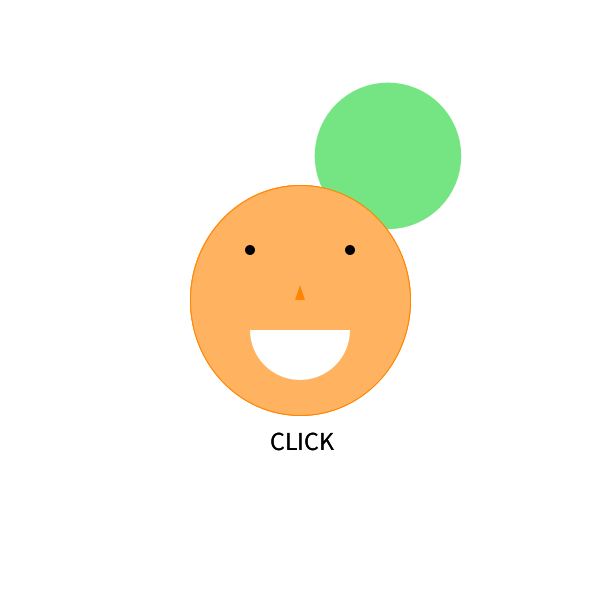
Frame 1 (no input)
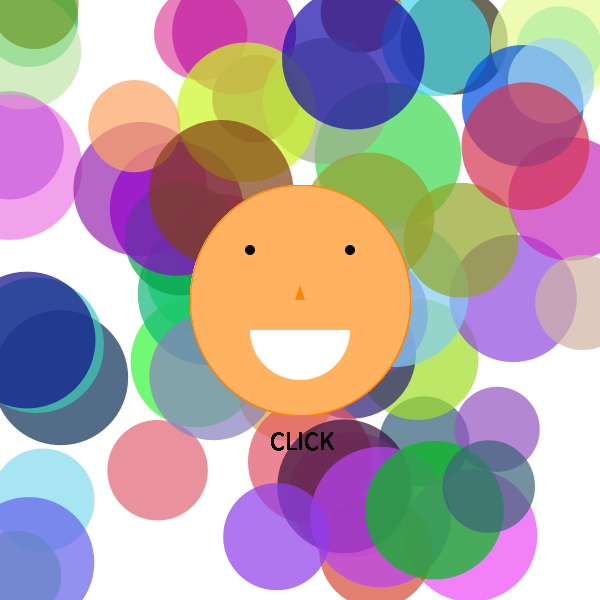
Frame 60 (the mouse pressed at the canvas centre just before this capture)
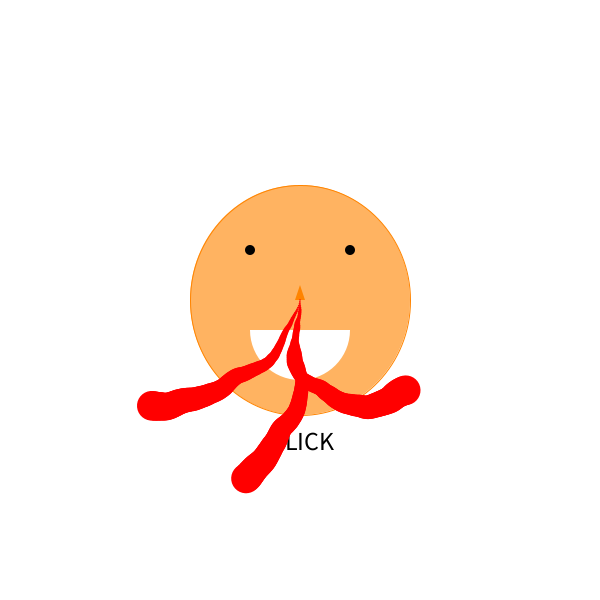
Frame 120 (the mouse held since frame 60 and released just before this capture)

The Processing sketch that drew these frames (run headless with seeded random() and noise(); from frame 60 on, the mouse is pressed at the canvas centre):

// Processing sketch: processing_133138
// ── processing_133138.pde

void setup(){
size(600,600);
background(255);
frameRate(10);
}


void draw()
{
  face();
  float d= dist(mouseX, mouseY, width/2, height/2);
  if (d<=150)
  {   
    background(255);
    face();
    generated();
  }
  else{
    bg();
    face();
  }
}

void face(){
  int r=220;
  noStroke();
  
  fill(#ffb361);
  stroke(#ff8400);
  ellipse(width/2, height/2, r, r+10);
  fill(0);
  noStroke();
  ellipse(width/2-50, height/2-50, 10, 10);
  ellipse(width/2+50, height/2-50, 10, 10);
  fill(255);
  arc(width/2, height/2+30, 100, 100, 0, PI);
  fill(#ff8400);
  triangle(width/2, height/2-15, width/2+5, height/2, width/2-5, height/2);
  textSize(26); fill(0);
  text("CLICK",width/2-30,height/2+150);
}

void bg(){
  float x=random(600), y=random(600), d=random(80,150);
  float r=random(255), g=random(255), b=random(255);
  fill(r,g,b,180);
  noStroke();
  ellipse(x,y,d,d);
}



void generated(){
  fill(255,0,0);
  translate(width/2, height/2);
  for (int m = 0; m<3; m++) {
   pushMatrix();
    for (int n = 0; n<100; n++) {
      float angle = random(-10, 10);
      rotate(radians(angle));
      float size = map(n, 0, 100, 1, 30);
      ellipse(0, 0, size, size);
      translate(0, 2);
    }
  popMatrix();
  }
} 

void mouseClicked(){
 background(255);
}
